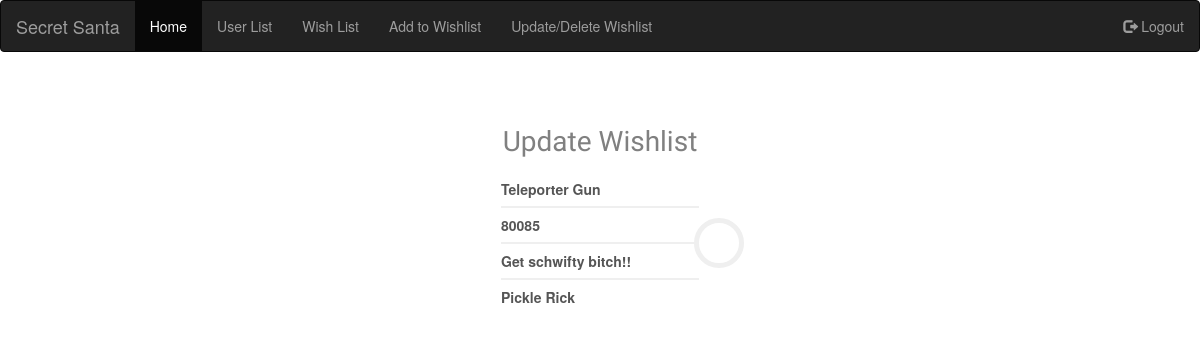
The app's page /update.php?wishId=61 (signed in) with its own data.
### tables this page shows
CREATE TABLE `wishlist` (
  `wishId` int(11) NOT NULL,
  `wishName` varchar(100) NOT NULL,
  `wishPrice` double NOT NULL,
  `description` varchar(1000) NOT NULL,
  `wishUser` varchar(40) NOT NULL
);

### update.php (the view, shortened to what this page needs)
<?php
$conn = getDatabaseConnection();
function getWishInfo() {
    global $conn;
    $sql = "SELECT *
            FROM wishlist
            WHERE wishId = " . $_GET['wishId'];
    $stmt = $conn->prepare($sql);
    $stmt->execute();
    $record = $stmt->fetch(PDO::FETCH_ASSOC);
    return $record;
}
if(isset($_GET['wishId'])){
    $wishInfo = getWishInfo();
}
?>
<!DOCTYPE html>
<html>
    <head>
      <link rel="stylesheet" type="text/css" href="styles.css">
      <link rel="stylesheet" href="https://maxcdn.bootstrapcdn.com/bootstrap/3.3.7/css/bootstrap.min.css">
    </head>
    <body>
    <nav class="navbar navbar-inverse">
      <div class="container-fluid">
        <div class="navbar-header">
          <a class="navbar-brand" href="#">Secret Santa</a>
        </div>
        <ul class="nav navbar-nav">
          <li class="active"><a href="main.html">Home</a></li>
          <li><a href="list.php">User List</a></li>
          <li><a href="wishlist.php">Wish List</a></li>
          <li><a href="add.php">Add to Wishlist</a></li>
          <li><a href="admin.php">Update/Delete Wishlist</a></li>
        </ul>
        <ul class="nav navbar-nav navbar-right">
          <li><a href="login.php"><span class="glyphicon glyphicon-log-out"></span> Logout</a></li>
        </ul>
      </div>
    </nav>
    <form method="GET">
        <div class="text-center" style="padding:50px 0">
        	<div class="signup">Update Wishlist</div>
        	<div class="login-form-1">
        		<form id="register-form" class="text-left">
        			<div class="main-login-form">
        				<div class="login-group">
        					<div class="form-group">
        						<input type="text" class="form-control" id="reg_username" name="wishName" value="<?=$wishInfo['wishName']?>" placeholder="Name of Item">
        					</div>
        					<div class="form-group">
        						<input type="number" class="form-control" id="reg_password" name="wishPrice" value="<?=$wishInfo['wishPrice']?>" placeholder="Price (Round up value)">
        					</div>
        					<div class="form-group">
        						<input type="text" class="form-control" id="reg_password_confirm" name="description" value="<?=$wishInfo['description']?>" placeholder="Comments">
        					</div>
        					<div class="form-group">
        						<input type="text" class="form-control" id="reg_email" name="wishUser" value="<?=$wishInfo['wishUser']?>" placeholder="Name of Person">
        					</div>
        				</div>
        				<button type="submit" name="updateWish" class="login-button"><i class="fa fa-chevron-right"></i></button>
        			</div>
        		</form>
        	</div>
        </div>
    </form>
    </body>
</html>

### styles.css (style rules this page uses)
body { background-image: url("winter.png"); background-repeat: no-repeat; background-attachment: fixed; background-position: center; }
.signup { text-align:center; font-family: 'Fugaz One', cursive; color:gray; font-size:2em; }
.login-form-1 { max-width: 300px; border-radius: 5px; display: inline-block; }
.main-login-form { position: relative; }
.login-form-1 .form-control { border: 0; box-shadow: 0 0 0; border-radius: 0; background: transparent; color: #555555; padding: 7px 0; font-weight: bold; height:auto; }
.login-form-1 .form-group { margin-bottom: 0; border-bottom: 2px solid #efefef; padding-right: 20px; position: relative; }
.login-form-1 .form-group:last-child { border-bottom: 0; }
.login-group { background: #ffffff; color: #999999; border-radius: 8px; padding: 10px 20px; }
.login-form-1 .login-button { position: absolute; right: -25px; top: 50%; background: #ffffff; color: #999999; padding: 11px 0; width: 50px; height: 50px; margin-top: -25px; border: 5px solid #efefef; border-radius: 50%; transition: all ease-in-out 500ms; }

### records on screen
wishlist: wishName "Teleporter Gun", wishPrice "80085", description "Get schwifty bitch!!", wishUser "Pickle Rick"
